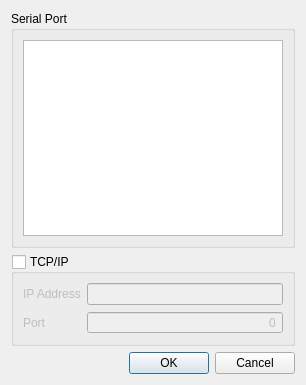
<?xml version="1.0" encoding="UTF-8"?>
<ui version="4.0">
 <class>ConnectionDialog</class>
 <widget class="QDialog" name="ConnectionDialog">
  <property name="geometry">
   <rect>
    <x>0</x>
    <y>0</y>
    <width>306</width>
    <height>385</height>
   </rect>
  </property>
  <property name="windowTitle">
   <string>Serial Port Selection</string>
  </property>
  <property name="modal">
   <bool>true</bool>
  </property>
  <layout class="QVBoxLayout" name="verticalLayout_3">
   <item>
    <widget class="QGroupBox" name="groupBox">
     <property name="title">
      <string>Serial Port</string>
     </property>
     <layout class="QVBoxLayout" name="verticalLayout">
      <item>
       <widget class="QListWidget" name="listWidget">
        <property name="focusPolicy">
         <enum>Qt::NoFocus</enum>
        </property>
        <property name="alternatingRowColors">
         <bool>true</bool>
        </property>
        <property name="selectionBehavior">
         <enum>QAbstractItemView::SelectItems</enum>
        </property>
       </widget>
      </item>
     </layout>
    </widget>
   </item>
   <item>
    <widget class="QGroupBox" name="tcpBox">
     <property name="title">
      <string>TCP/IP</string>
     </property>
     <property name="checkable">
      <bool>true</bool>
     </property>
     <property name="checked">
      <bool>false</bool>
     </property>
     <layout class="QVBoxLayout" name="verticalLayout_2">
      <item>
       <layout class="QFormLayout" name="formLayout">
        <property name="fieldGrowthPolicy">
         <enum>QFormLayout::AllNonFixedFieldsGrow</enum>
        </property>
        <item row="0" column="0">
         <widget class="QLabel" name="label_2">
          <property name="text">
           <string>IP Address</string>
          </property>
         </widget>
        </item>
        <item row="0" column="1">
         <widget class="QLineEdit" name="tcp_addr">
          <property name="inputMask">
           <string/>
          </property>
          <property name="alignment">
           <set>Qt::AlignRight|Qt::AlignTrailing|Qt::AlignVCenter</set>
          </property>
         </widget>
        </item>
        <item row="1" column="0">
         <widget class="QLabel" name="label_3">
          <property name="text">
           <string>Port</string>
          </property>
         </widget>
        </item>
        <item row="1" column="1">
         <widget class="QSpinBox" name="tcp_port">
          <property name="alignment">
           <set>Qt::AlignRight|Qt::AlignTrailing|Qt::AlignVCenter</set>
          </property>
          <property name="buttonSymbols">
           <enum>QAbstractSpinBox::NoButtons</enum>
          </property>
          <property name="maximum">
           <number>65536</number>
          </property>
         </widget>
        </item>
       </layout>
      </item>
     </layout>
    </widget>
   </item>
   <item>
    <widget class="QDialogButtonBox" name="buttonBox">
     <property name="orientation">
      <enum>Qt::Horizontal</enum>
     </property>
     <property name="standardButtons">
      <set>QDialogButtonBox::Cancel|QDialogButtonBox::Ok</set>
     </property>
    </widget>
   </item>
  </layout>
 </widget>
 <resources/>
 <connections>
  <connection>
   <sender>buttonBox</sender>
   <signal>accepted()</signal>
   <receiver>ConnectionDialog</receiver>
   <slot>accept()</slot>
   <hints>
    <hint type="sourcelabel">
     <x>248</x>
     <y>254</y>
    </hint>
    <hint type="destinationlabel">
     <x>157</x>
     <y>274</y>
    </hint>
   </hints>
  </connection>
  <connection>
   <sender>buttonBox</sender>
   <signal>rejected()</signal>
   <receiver>ConnectionDialog</receiver>
   <slot>reject()</slot>
   <hints>
    <hint type="sourcelabel">
     <x>316</x>
     <y>260</y>
    </hint>
    <hint type="destinationlabel">
     <x>286</x>
     <y>274</y>
    </hint>
   </hints>
  </connection>
 </connections>
</ui>
